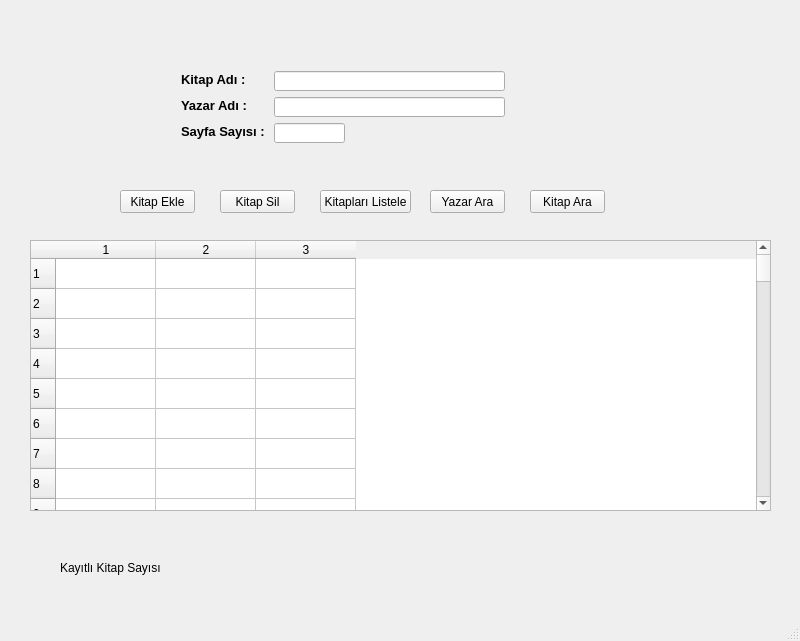
<?xml version="1.0" encoding="UTF-8"?>
<ui version="4.0">
 <class>MainWindow</class>
 <widget class="QMainWindow" name="MainWindow">
  <property name="geometry">
   <rect>
    <x>0</x>
    <y>0</y>
    <width>800</width>
    <height>641</height>
   </rect>
  </property>
  <property name="windowTitle">
   <string>MainWindow</string>
  </property>
  <widget class="QWidget" name="centralwidget">
   <widget class="QLabel" name="kitap_adi_label">
    <property name="geometry">
     <rect>
      <x>181</x>
      <y>71</y>
      <width>67</width>
      <height>16</height>
     </rect>
    </property>
    <property name="font">
     <font>
      <pointsize>10</pointsize>
      <weight>75</weight>
      <bold>true</bold>
     </font>
    </property>
    <property name="text">
     <string>Kitap Adı :</string>
    </property>
   </widget>
   <widget class="QLabel" name="yazar_adi_label">
    <property name="geometry">
     <rect>
      <x>181</x>
      <y>97</y>
      <width>72</width>
      <height>16</height>
     </rect>
    </property>
    <property name="font">
     <font>
      <pointsize>10</pointsize>
      <weight>75</weight>
      <bold>true</bold>
     </font>
    </property>
    <property name="text">
     <string>Yazar Adı :</string>
    </property>
   </widget>
   <widget class="QLabel" name="sayfa_sayisi_label">
    <property name="geometry">
     <rect>
      <x>181</x>
      <y>123</y>
      <width>87</width>
      <height>16</height>
     </rect>
    </property>
    <property name="font">
     <font>
      <pointsize>10</pointsize>
      <weight>75</weight>
      <bold>true</bold>
     </font>
    </property>
    <property name="text">
     <string>Sayfa Sayısı :</string>
    </property>
   </widget>
   <widget class="QLineEdit" name="kitap_adi_edit">
    <property name="geometry">
     <rect>
      <x>274</x>
      <y>71</y>
      <width>231</width>
      <height>20</height>
     </rect>
    </property>
   </widget>
   <widget class="QLineEdit" name="yazar_adi_edit">
    <property name="geometry">
     <rect>
      <x>274</x>
      <y>97</y>
      <width>231</width>
      <height>20</height>
     </rect>
    </property>
   </widget>
   <widget class="QLineEdit" name="sayfa_sayisi_edit">
    <property name="geometry">
     <rect>
      <x>274</x>
      <y>123</y>
      <width>71</width>
      <height>20</height>
     </rect>
    </property>
   </widget>
   <widget class="QPushButton" name="btn_ekle">
    <property name="geometry">
     <rect>
      <x>120</x>
      <y>190</y>
      <width>75</width>
      <height>23</height>
     </rect>
    </property>
    <property name="text">
     <string>Kitap Ekle</string>
    </property>
   </widget>
   <widget class="QPushButton" name="btn_sil">
    <property name="geometry">
     <rect>
      <x>220</x>
      <y>190</y>
      <width>75</width>
      <height>23</height>
     </rect>
    </property>
    <property name="text">
     <string>Kitap Sil</string>
    </property>
   </widget>
   <widget class="QPushButton" name="btn_listele">
    <property name="geometry">
     <rect>
      <x>320</x>
      <y>190</y>
      <width>91</width>
      <height>23</height>
     </rect>
    </property>
    <property name="text">
     <string>Kitapları Listele</string>
    </property>
   </widget>
   <widget class="QPushButton" name="btn_yazarAra">
    <property name="geometry">
     <rect>
      <x>430</x>
      <y>190</y>
      <width>75</width>
      <height>23</height>
     </rect>
    </property>
    <property name="text">
     <string>Yazar Ara</string>
    </property>
   </widget>
   <widget class="QPushButton" name="btn_kitapAra">
    <property name="geometry">
     <rect>
      <x>530</x>
      <y>190</y>
      <width>75</width>
      <height>23</height>
     </rect>
    </property>
    <property name="text">
     <string>Kitap Ara</string>
    </property>
   </widget>
   <widget class="QTableWidget" name="tableWidget">
    <property name="geometry">
     <rect>
      <x>30</x>
      <y>240</y>
      <width>741</width>
      <height>271</height>
     </rect>
    </property>
    <property name="rowCount">
     <number>100</number>
    </property>
    <property name="columnCount">
     <number>3</number>
    </property>
    <row/>
    <row/>
    <row/>
    <row/>
    <row/>
    <row/>
    <row/>
    <row/>
    <row/>
    <row/>
    <row/>
    <row/>
    <row/>
    <row/>
    <row/>
    <row/>
    <row/>
    <row/>
    <row/>
    <row/>
    <row/>
    <row/>
    <row/>
    <row/>
    <row/>
    <row/>
    <row/>
    <row/>
    <row/>
    <row/>
    <row/>
    <row/>
    <row/>
    <row/>
    <row/>
    <row/>
    <row/>
    <row/>
    <row/>
    <row/>
    <row/>
    <row/>
    <row/>
    <row/>
    <row/>
    <row/>
    <row/>
    <row/>
    <row/>
    <row/>
    <row/>
    <row/>
    <row/>
    <row/>
    <row/>
    <row/>
    <row/>
    <row/>
    <row/>
    <row/>
    <row/>
    <row/>
    <row/>
    <row/>
    <row/>
    <row/>
    <row/>
    <row/>
    <row/>
    <row/>
    <row/>
    <row/>
    <row/>
    <row/>
    <row/>
    <row/>
    <row/>
    <row/>
    <row/>
    <row/>
    <row/>
    <row/>
    <row/>
    <row/>
    <row/>
    <row/>
    <row/>
    <row/>
    <row/>
    <row/>
    <row/>
    <row/>
    <row/>
    <row/>
    <row/>
    <row/>
    <row/>
    <row/>
    <row/>
    <row/>
    <column/>
    <column/>
    <column/>
   </widget>
   <widget class="QLabel" name="label">
    <property name="geometry">
     <rect>
      <x>60</x>
      <y>560</y>
      <width>101</width>
      <height>16</height>
     </rect>
    </property>
    <property name="text">
     <string>Kayıtlı Kitap Sayısı:</string>
    </property>
   </widget>
   <widget class="QLabel" name="lbl_kayt_sayisi">
    <property name="geometry">
     <rect>
      <x>150</x>
      <y>560</y>
      <width>47</width>
      <height>13</height>
     </rect>
    </property>
    <property name="text">
     <string/>
    </property>
   </widget>
  </widget>
  <widget class="QMenuBar" name="menubar">
   <property name="geometry">
    <rect>
     <x>0</x>
     <y>0</y>
     <width>800</width>
     <height>21</height>
    </rect>
   </property>
  </widget>
  <widget class="QStatusBar" name="statusbar"/>
 </widget>
 <resources/>
 <connections/>
</ui>
